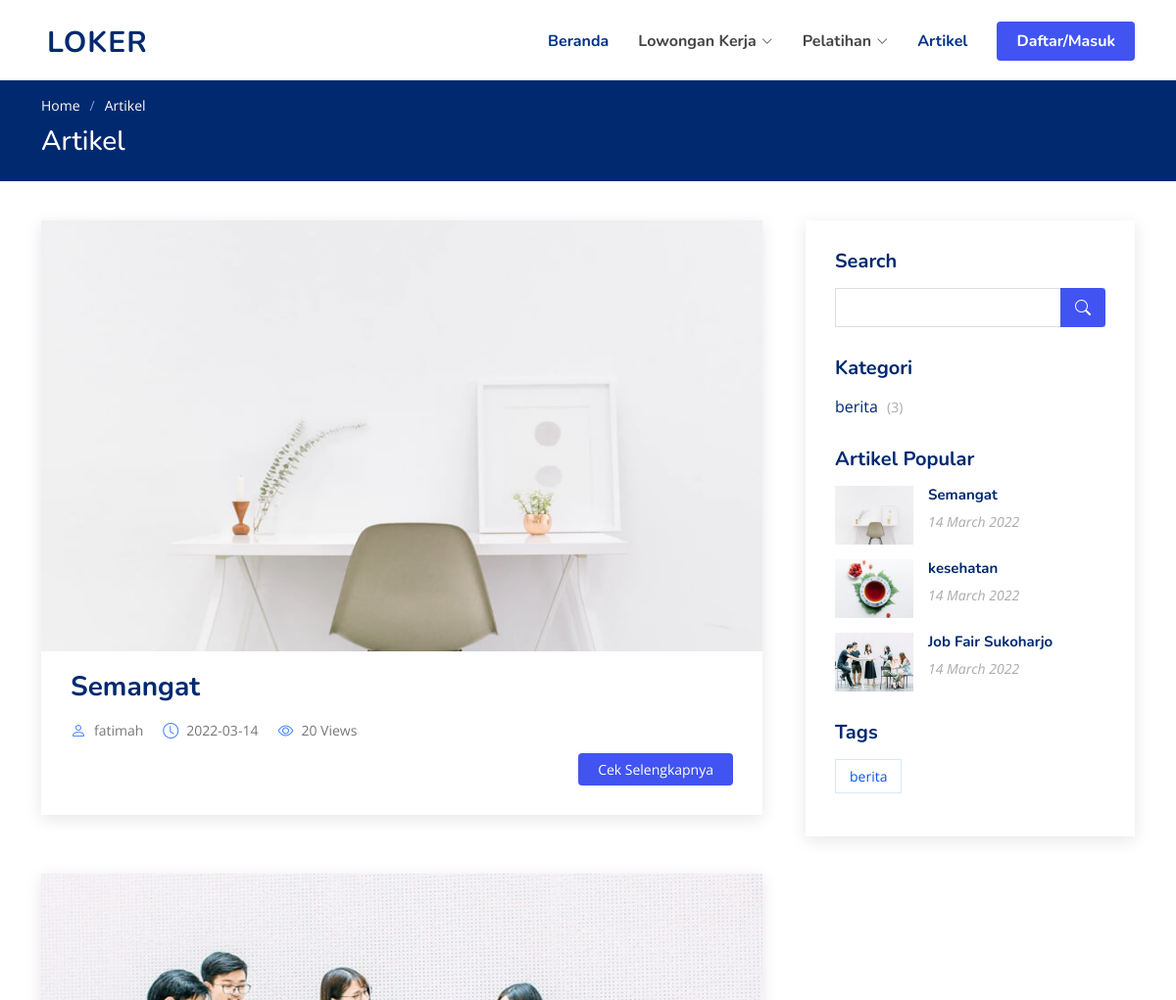
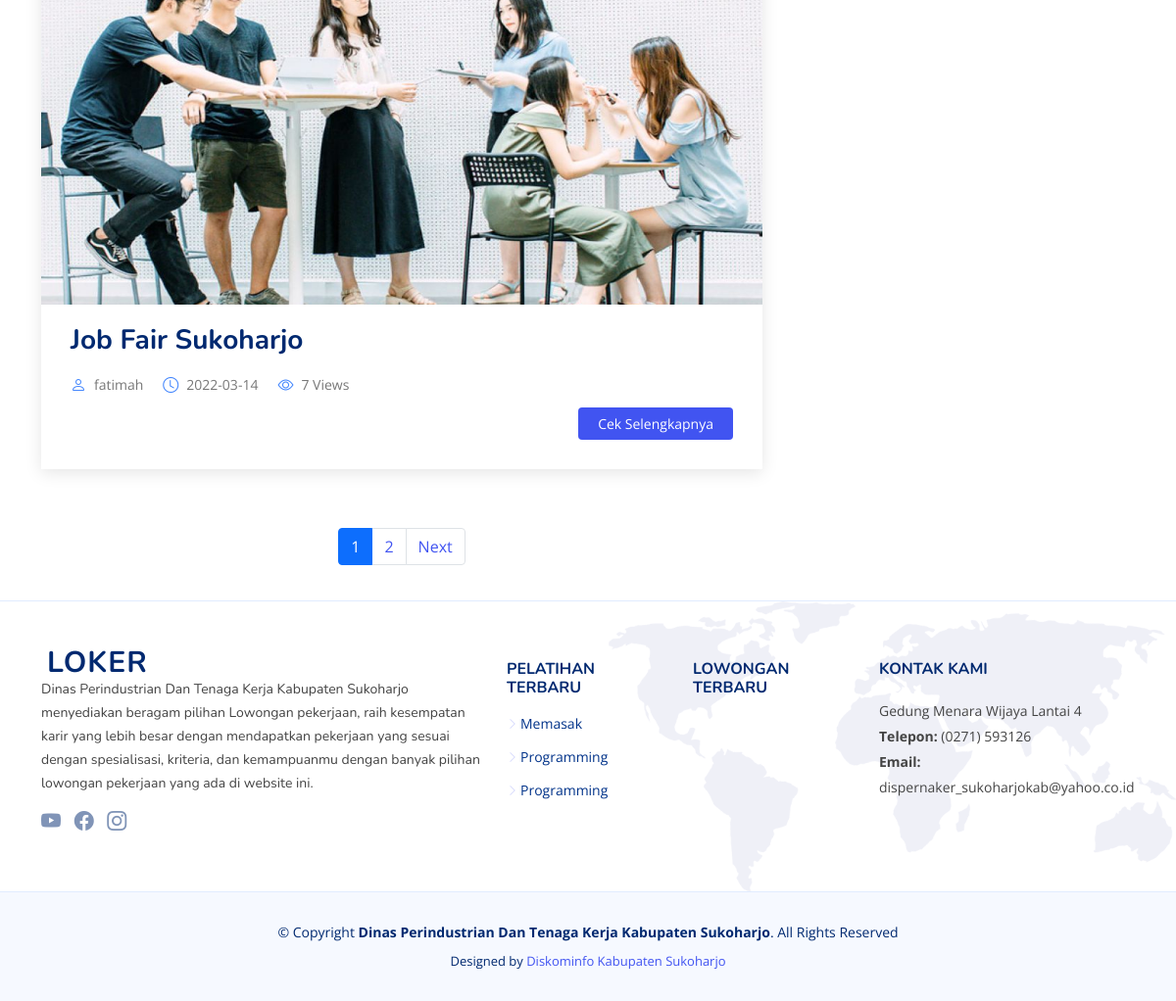
The page /index.php/artikel/artikel on the database its author committed (2 pictures, top to bottom).
### tables this page shows
CREATE TABLE `setting` (
  `web` varchar(99) NOT NULL,
  `logo` varchar(99) NOT NULL,
  `alamat` text NOT NULL,
  `telp` varchar(15) NOT NULL,
  `email` varchar(99) NOT NULL,
  `yt` varchar(99) NOT NULL,
  `ig` varchar(99) NOT NULL,
  `fb` varchar(99) NOT NULL
);

CREATE TABLE `artikel` (
  `id_artikel` int(11) NOT NULL AUTO_INCREMENT,
  `slug` varchar(99) NOT NULL,
  `judul` varchar(99) NOT NULL,
  `id_user` int(11) NOT NULL,
  `id_kategori` int(11) NOT NULL,
  `keterangan` text NOT NULL,
  `date` date NOT NULL,
  `views` int(11) NOT NULL,
  `gambar` varchar(99) NOT NULL,
  PRIMARY KEY (`id_artikel`),
  KEY `id_user` (`id_user`),
  KEY `id_kategori` (`id_kategori`),
  CONSTRAINT `artikel_ibfk_1` FOREIGN KEY (`id_user`) REFERENCES `user` (`id_user`) ON DELETE CASCADE ON UPDATE CASCADE,
  CONSTRAINT `artikel_ibfk_2` FOREIGN KEY (`id_kategori`) REFERENCES `kategori` (`id_kategori`) ON DELETE CASCADE ON UPDATE CASCADE
);

CREATE TABLE `user` (
  `id_user` int(10) NOT NULL AUTO_INCREMENT,
  `nama_user` varchar(99) DEFAULT NULL,
  `username` varchar(99) DEFAULT NULL,
  `password` varchar(255) DEFAULT NULL,
  `level` int(5) DEFAULT NULL,
  `foto_user` varchar(99) DEFAULT NULL,
  `email_user` varchar(50) DEFAULT NULL,
  `nohp_user` varchar(15) DEFAULT NULL,
  `alamat_user` text DEFAULT NULL,
  `status` int(11) DEFAULT NULL,
  `date` datetime DEFAULT NULL,
  PRIMARY KEY (`id_user`)
);

CREATE TABLE `kategori` (
  `id_kategori` int(11) NOT NULL AUTO_INCREMENT,
  `kategori` varchar(99) NOT NULL,
  PRIMARY KEY (`id_kategori`)
);

CREATE TABLE `pelatihan` (
  `id_pelatihan` int(11) NOT NULL AUTO_INCREMENT,
  `kategori` varchar(20) NOT NULL,
  `nama_pelatihan` varchar(99) NOT NULL,
  `jumlah_peserta` varchar(50) DEFAULT NULL,
  `tanggal_mulai` date DEFAULT NULL,
  `tanggal_selesai` date NOT NULL,
  `deskripsi_pelatihan` text NOT NULL,
  `alamat` varchar(150) NOT NULL,
  `jam` varchar(15) NOT NULL,
  `id_user` int(11) NOT NULL,
  `sertifikat` varchar(100) NOT NULL,
  `date` datetime DEFAULT NULL,
  PRIMARY KEY (`id_pelatihan`)
);

### index.php (called while the page is built, shortened)
<?php
require_once BASEPATH.'core/CodeIgniter.php';

### application/models/Model_artikel.php (called while the page is built, shortened)
<?php
class Model_artikel extends CI_Model {
public function artikel_perpage($offset,$limit)
	{
		$hsl = $this->db->query("select artikel.*,user.nama_user,kategori.kategori from artikel inner join user on user.id_user = artikel.id_user inner join kategori on kategori.id_kategori = artikel.id_kategori limit  $offset,$limit");
		return 	$hsl;
	}
}

### application/models/Model_footer.php (called while the page is built, shortened)
<?php
class Model_footer extends CI_Model {
     function get_pelatihan_footer(){
        $q=$this->db->query("select * from pelatihan where kategori='umum' order by id_pelatihan desc limit 5");
        return $q;
    }
}

### application/views/frontend/artikel.php (the view, shortened to what this page needs)
<main id="main">
    <section class="breadcrumbs">
      <div class="container">
        <ol>
          <li><a href="index.html">Home</a></li>
          <li>Artikel</li>
        </ol>
        <h2>Artikel</h2>
      </div>
    </section>
    <section id="blog" class="blog">
      <div class="container" data-aos="fade-up">
        <div class="row">
          <div class="col-lg-8 entries">
        <?php
    foreach($q->result() as $row){
        ?>
            <article class="entry">
              <div class="entry-img">
                <img src="image/<?php echo $row->gambar?>" style="width:800px;height:500px;" alt="" class="img-fluid">
              </div>
              <h2 class="entry-title">
                <a href="artikel/detailartikel/<?php echo $row->slug?>"><?php echo $row->judul?></a>
              </h2>
              <div class="entry-meta">
                <ul>
                  <li class="d-flex align-items-center"><i class="bi bi-person"></i> <a href="artikel/detailartikel/<?php echo $row->slug?>"><?php echo $row->nama_user?></a></li>
                  <li class="d-flex align-items-center"><i class="bi bi-clock"></i> <a href="artikel/detailartikel/<?php echo $row->slug?>"><time datetime="2020-01-01"><?php echo $row->date?></time></a></li>
                  <li class="d-flex align-items-center"><i class="bi bi-eye"></i> <a href="artikel/detailartikel/<?php echo $row->slug?>"><?php echo $row->views?> Views</a></li>
                </ul>
              </div>
              <div class="entry-content">
                <div class="read-more">
                  <a href="artikel/detailartikel/<?php echo $row->slug?>">Cek Selengkapnya</a>
                </div>
              </div>
            </article>
        <?php } ?>
              <nav>
                    <?php error_reporting(0); echo $page;?>
                </nav>
          </div>
          <div class="col-lg-4">
            <div class="sidebar">
              <h3 class="sidebar-title">Search</h3>
              <div class="sidebar-item search-form">
                <form action="artikel/cariartikel" method="get">
                  <input type="text" name="keyword" autocomplete="off">
                  <button type="submit"><i class="bi bi-search"></i></button>
                </form>
              </div>
              <h3 class="sidebar-title">Kategori</h3>
              <div class="sidebar-item categories">
                <ul>
                  <?php
                  foreach($kategori->result() as $row) {
                  ?>
                  <li><a><?php echo $row->kategori?> <span>(<?php echo $row->jml?>)</span></a></li>
                  <?php } ?>
                </ul>
              </div>
              <h3 class="sidebar-title">Artikel Popular</h3>
              <div class="sidebar-item recent-posts">
              <?php
              foreach ($popular as $row){
              ?>
                <div class="post-item clearfix">
                  <img src="image/<?php echo $row->gambar?>" style="width:80px;height:60px;" alt="">
                  <h4><a href="artikel/detailartikel/<?php echo $row->slug?>"><?php echo $row->judul?></a></h4>
                  <time datetime="2020-01-01"><?php echo date("d F Y",strtotime($row->date)) ?></time>
                </div>
            <?php } ?>
              </div>
              <h3 class="sidebar-title">Tags</h3>
              <div class="sidebar-item tags">
                <ul>
                  <?php
                  foreach($kategori->result() as $row) {
                  ?>
                  <li><a><?php echo $row->kategori?></a></li>
                  <?php } ?>
                </ul>
              </div>
            </div>
          </div>
        </div>
      </div>
    </section>
  </main>

### application/views/frontend/header.php (shortened to what this page needs)
<?php
$setting = $this->db->get('setting');
$row = $setting->row();
?>
<!DOCTYPE html>
<html lang="en">
<head>
  <link href="frontend/vendor/aos/aos.css" rel="stylesheet">
  <link href="frontend/vendor/bootstrap/css/bootstrap.min.css" rel="stylesheet">
  <link href="frontend/vendor/bootstrap-icons/bootstrap-icons.css" rel="stylesheet">
  <link href="frontend/vendor/glightbox/css/glightbox.min.css" rel="stylesheet">
  <link href="frontend/vendor/remixicon/remixicon.css" rel="stylesheet">
  <link href="frontend/vendor/swiper/swiper-bundle.min.css" rel="stylesheet">
  <link href="frontend/css/style.css" rel="stylesheet">
  <link rel="stylesheet" href="https://pro.fontawesome.com/releases/v5.10.0/css/all.css"/>
  <link rel="stylesheet" href="assets/bundles/select2/dist/css/select2.min.css">
</head>
<body <?php echo isset($ngapp) ? $ngapp : null; ?>>
  <header id="header" class="header fixed-top">
    <div class="container-fluid container-xl d-flex align-items-center justify-content-between">
      <a href="home/index" class="logo d-flex align-items-center">
        <span><?php echo $row->web ?></span>
      </a>
      <nav id="navbar" class="navbar">
        <ul>
          <li><a class="nav-link scrollto" href="#hero">Beranda</a></li>
          <li class="dropdown"><a><span>Lowongan Kerja</span> <i class="bi bi-chevron-down"></i></a>
          </li>
          <li class="dropdown"><a><span>Pelatihan</span> <i class="bi bi-chevron-down"></i></a>
          </li>
          <li><a class="nav-link scrollto" href="artikel/artikel">Artikel</a></li>
          <li><a class="getstarted scrollto" href="home/login">Daftar/Masuk</a></li>
        </ul>
      </nav>
    </div>
  </header>

### application/views/frontend/footer.php (shortened to what this page needs)
<?php
$setting = $this->db->get('setting');
$row = $setting->row();
?>
  <footer id="footer" class="footer">
    <div class="footer-top">
      <div class="container">
        <div class="row gy-4">
          <div class="col-lg-5 col-md-12 footer-info">
            <a href="index.html" class="logo d-flex align-items-center">
              <span><?php echo $row->web ?></span>
            </a>
            <p>Dinas Perindustrian Dan Tenaga Kerja Kabupaten Sukoharjo menyediakan beragam pilihan Lowongan pekerjaan, raih kesempatan karir yang lebih besar dengan mendapatkan pekerjaan yang sesuai dengan spesialisasi, kriteria, dan kemampuanmu dengan banyak pilihan lowongan pekerjaan yang ada di website ini.</p>
            <div class="social-links mt-3">
              <a href="<?php echo $row->yt ?>" class="twitter"><i class="bi bi-youtube"></i></a>
              <a href="<?php echo $row->fb ?>" class="facebook"><i class="bi bi-facebook"></i></a>
              <a href="<?php echo $row->ig ?>" class="instagram"><i class="bi bi-instagram"></i></a>
            </div>
          </div>
          <div class="col-lg-2 col-6 footer-links">
            <h4>Pelatihan Terbaru</h4>
            <ul>
               <?php
              $q = $this->model_footer->get_pelatihan_footer();
              foreach($q->result() as $xrowx){
              ?>
              <li><i class="bi bi-chevron-right"></i> <a target="_blank" href="home/pelatihanumum"><?php echo $xrowx->nama_pelatihan ?></a></li>
               <?php } ?>
            </ul>
          </div>
          <div class="col-lg-2 col-6 footer-links">
            <h4>Lowongan Terbaru</h4>
          </div>
          <div class="col-lg-3 col-md-12 footer-contact text-center text-md-start">
            <h4>Kontak Kami</h4>
            <p>
              <?php echo $row->alamat ?><br>
              <strong>Telepon:</strong> <?php echo $row->telp ?><br>
              <strong>Email:</strong> <?php echo $row->email ?><br>
            </p>
          </div>
        </div>
      </div>
    </div>
    <div class="container">
      <div class="copyright">
        &copy; Copyright <strong><span>Dinas Perindustrian Dan Tenaga Kerja Kabupaten Sukoharjo</span></strong>. All Rights Reserved
      </div>
      <div class="credits">
        Designed by <a href="https://bootstrapmade.com/">Diskominfo Kabupaten Sukoharjo</a>
      </div>
    </div>
  </footer>
</body>
</html>

### rows shown on the page
setting: web "LOKER", alamat "Gedung Menara Wijaya Lantai 4", telp "(0271) 593126", email "dispernaker_sukoharjokab@yahoo.co.id"
artikel: gambar (picture), judul "Semangat", id_user.nama_user "fatimah", date "2022-03-14", views "20", id_kategori.kategori "berita", jml "3", date "14 March 2022"
artikel: gambar (picture), judul "Job Fair Sukoharjo", id_user.nama_user "fatimah", date "2022-03-14", views "7", date "14 March 2022"
artikel: gambar (picture), judul "kesehatan", date "14 March 2022"
pelatihan: nama_pelatihan "Memasak"
pelatihan: nama_pelatihan "Programming"
pelatihan: nama_pelatihan "Programming"

### other values the page prints
$page "1 2 Next"
